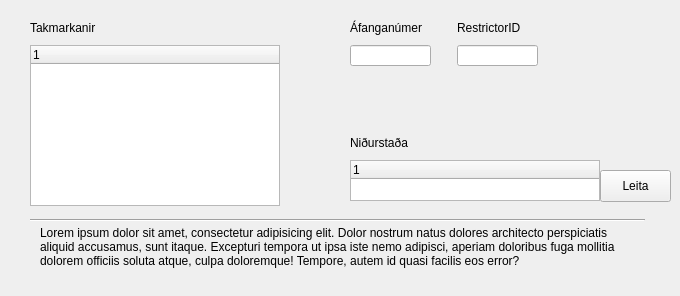
      <widget class="QWidget" name="restrictorsTabCreate_2">
       <attribute name="title">
        <string>Takmarka</string>
       </attribute>
       <widget class="QLabel" name="label_36">
        <property name="geometry">
         <rect>
          <x>40</x>
          <y>226</y>
          <width>595</width>
          <height>61</height>
         </rect>
        </property>
        <property name="text">
         <string>Lorem ipsum dolor sit amet, consectetur adipisicing elit. Dolor nostrum natus dolores architecto perspiciatis aliquid accusamus, sunt itaque. Excepturi tempora ut ipsa iste nemo adipisci, aperiam doloribus fuga mollitia dolorem officiis soluta atque, culpa doloremque! Tempore, autem id quasi facilis eos error?</string>
        </property>
        <property name="textFormat">
         <enum>Qt::AutoText</enum>
        </property>
        <property name="scaledContents">
         <bool>false</bool>
        </property>
        <property name="alignment">
         <set>Qt::AlignLeading|Qt::AlignLeft|Qt::AlignTop</set>
        </property>
        <property name="wordWrap">
         <bool>true</bool>
        </property>
       </widget>
       <widget class="Line" name="line_11">
        <property name="geometry">
         <rect>
          <x>30</x>
          <y>210</y>
          <width>615</width>
          <height>20</height>
         </rect>
        </property>
        <property name="orientation">
         <enum>Qt::Horizontal</enum>
        </property>
       </widget>
       <widget class="QLabel" name="label_48">
        <property name="geometry">
         <rect>
          <x>30</x>
          <y>20</y>
          <width>101</width>
          <height>16</height>
         </rect>
        </property>
        <property name="text">
         <string>Takmarkanir</string>
        </property>
       </widget>
       <widget class="QTreeWidget" name="treeWidget_5">
        <property name="geometry">
         <rect>
          <x>350</x>
          <y>160</y>
          <width>250</width>
          <height>41</height>
         </rect>
        </property>
        <column>
         <property name="text">
          <string notr="true">1</string>
         </property>
        </column>
       </widget>
       <widget class="QTreeWidget" name="treeWidget_6">
        <property name="geometry">
         <rect>
          <x>30</x>
          <y>45</y>
          <width>250</width>
          <height>161</height>
         </rect>
        </property>
        <column>
         <property name="text">
          <string notr="true">1</string>
         </property>
        </column>
       </widget>
       <widget class="QLineEdit" name="lineEdit_3">
        <property name="geometry">
         <rect>
          <x>350</x>
          <y>45</y>
          <width>81</width>
          <height>21</height>
         </rect>
        </property>
        <property name="text">
         <string/>
        </property>
        <property name="maxLength">
         <number>11</number>
        </property>
        <property name="clearButtonEnabled">
         <bool>true</bool>
        </property>
       </widget>
       <widget class="QLabel" name="label_49">
        <property name="geometry">
         <rect>
          <x>350</x>
          <y>20</y>
          <width>101</width>
          <height>16</height>
         </rect>
        </property>
        <property name="text">
         <string>Áfanganúmer</string>
        </property>
       </widget>
       <widget class="QPushButton" name="pushButton_12">
        <property name="geometry">
         <rect>
          <x>600</x>
          <y>170</y>
          <width>71</width>
          <height>32</height>
         </rect>
        </property>
        <property name="text">
         <string>Leita</string>
        </property>
       </widget>
       <widget class="QLabel" name="label_50">
        <property name="geometry">
         <rect>
          <x>350</x>
          <y>135</y>
          <width>101</width>
          <height>16</height>
         </rect>
        </property>
        <property name="text">
         <string>Niðurstaða</string>
        </property>
       </widget>
       <widget class="QLabel" name="label_51">
        <property name="geometry">
         <rect>
          <x>457</x>
          <y>20</y>
          <width>101</width>
          <height>16</height>
         </rect>
        </property>
        <property name="text">
         <string>RestrictorID</string>
        </property>
       </widget>
       <widget class="QLineEdit" name="lineEdit_4">
        <property name="geometry">
         <rect>
          <x>457</x>
          <y>45</y>
          <width>81</width>
          <height>21</height>
         </rect>
        </property>
        <property name="text">
         <string/>
        </property>
        <property name="maxLength">
         <number>11</number>
        </property>
        <property name="clearButtonEnabled">
         <bool>true</bool>
        </property>
       </widget>
      </widget>
